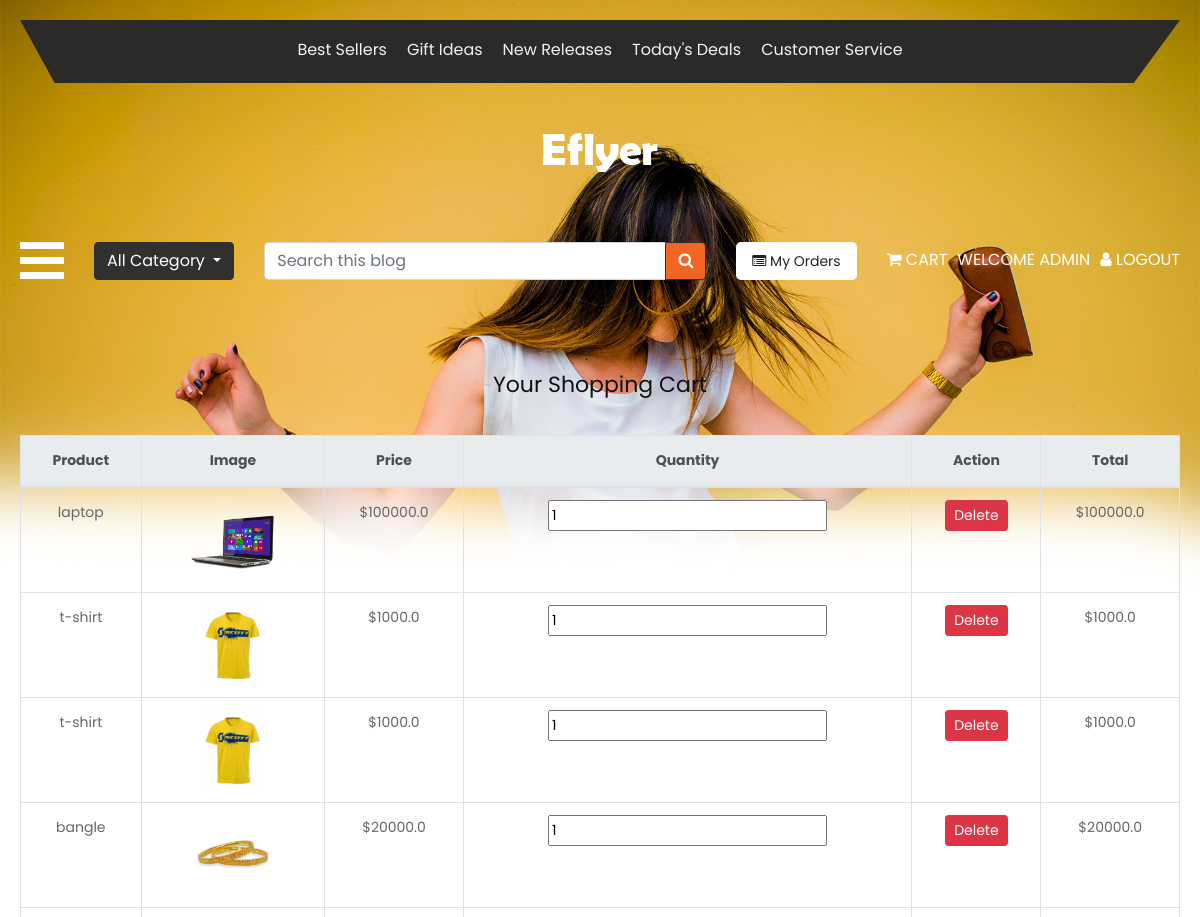
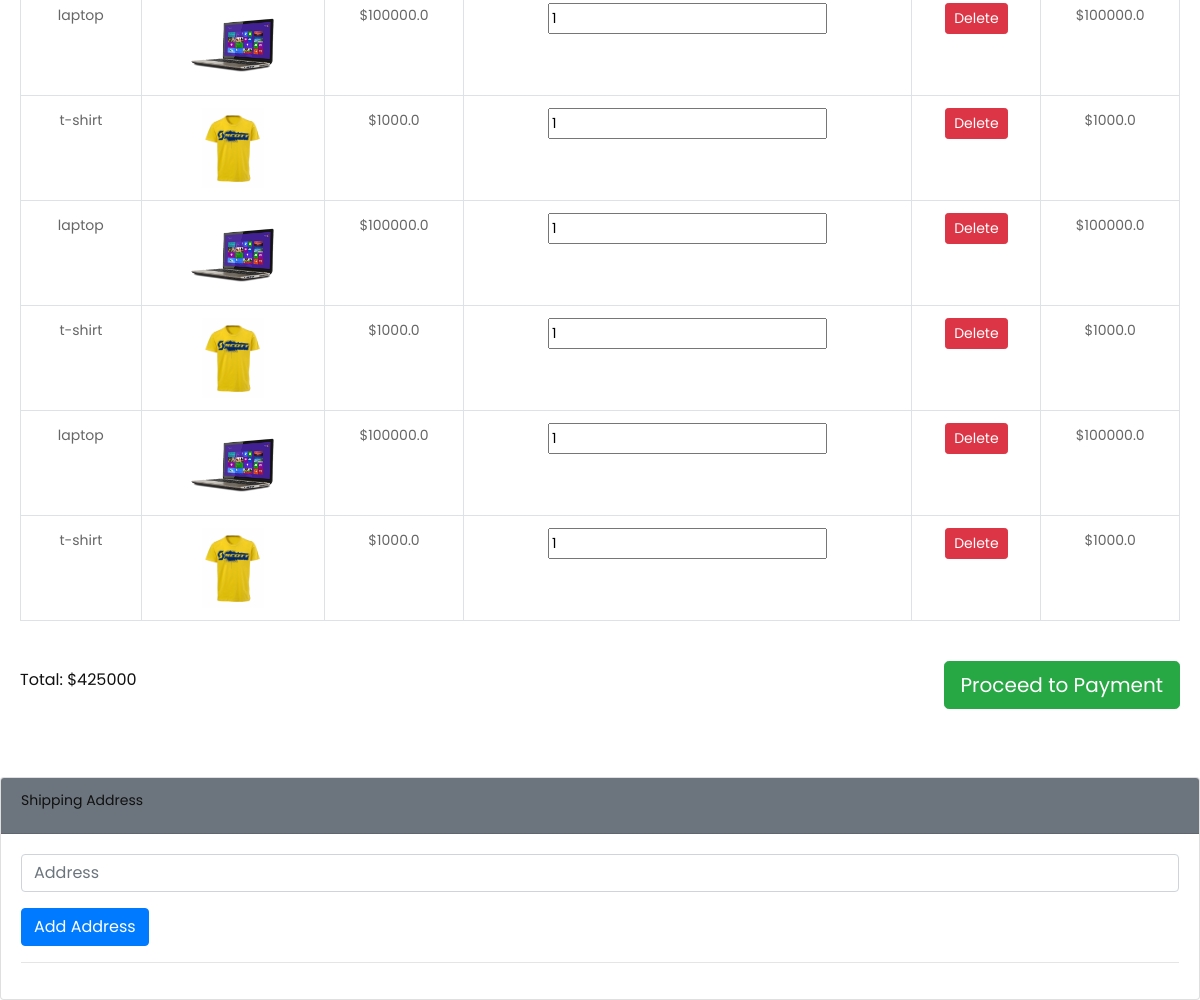
The app's page /cart/ (signed in) with its own data (2 pictures, top to bottom).
### myapp/models.py (models this page shows, shortened)
class Cart(models.Model):
    product=models.ForeignKey(Product,on_delete=models.CASCADE)
    user=models.ForeignKey(User,on_delete=models.CASCADE)
    qty=models.IntegerField()
    def get_total_price(self):
        return self.qty*self.product.price

class Product(models.Model):
    category = models.ForeignKey(Category,on_delete=models.CASCADE)
    name = models.CharField(max_length=50)
    price = models.FloatField()
    qty = models.IntegerField()
    desc = models.TextField()
    image = models.ImageField(upload_to="pro_image")

### myapp/views.py (the view)
# urls.py: path('cart/',cart_view, name='cart'),
@login_required(login_url="login_register")
def cart_view(request):
    carts=Cart.objects.filter(user=request.user)
    sum=0
    for c in carts:
        sum+=c.get_total_price()
    return render(request, 'cart.html',{"carts":carts,"total":int(sum)})

### myapp/templates/cart.html (shortened to what this page needs)
{% extends 'base.html' %}
{% block body %}
<div class="container mt-5 mb-5">
    <h2 class="text-center mb-4">Your Shopping Cart</h2>
{% if carts %}
    <div class="table-responsive">
        <table class="table table-bordered text-center align-middle">
            <thead class="thead-light">
                <tr>
                    <th>Product</th>
                    <th>Image</th>
                    <th>Price</th>
                    <th>Quantity</th>
                    <th>Action</th>
                    <th>Total</th>
                </tr>
            </thead>
            <tbody>
                {% for item in carts%}
                <tr>
                    <td>{{ item.product.name }}</td>
                    <td>
                        <img src="{{ item.product.image.url }}"
                             alt="{{ item.product.name }}"
                             style="height:80px;">
                    </td>
                    <td>${{ item.product.price }}</td>
  <td><input type="number" value="{{ item.qty }}" min="0" class="quantity"onchange="changeqty(this.value, '{{ item.id }}')"></td>
                    <td>
                        <button type="button" class="btn btn-danger btn-sm" onclick="removecart('{{item.id}}')">
                            Delete
                        </button>
                    </td>
                    <td>${{ item.get_total_price }}</td>
                </tr>
                {% endfor %}
            </tbody>
        </table>
    </div>
    <div class="d-flex justify-content-between align-items-center mt-4">
        <h4>Total: $<span id="amt">{{total}}</span></h4>
        <button type="button" class="btn btn-success btn-lg" id="rzp-button1">
            Proceed to Payment
        </button>
    </div>
    {% else %}
    <div class="alert alert-info text-center">
        Your cart is empty.
        <a href="{% url 'index' %}">Continue shopping</a>
    </div>
    {% endif %}
</div>
<div class="card mt-4">
    <div class="card-header bg-secondary text-white">
        <h5 class="mb-0">Shipping Address</h5>
    </div>
    <div class="card-body">
        <div class="mb-3">
            <input type="text" id="adr" placeholder="Address" class="form-control" />
        </div>
        <div class="mb-3">
            <button class="btn btn-primary" onclick="addaddress()">Add Address</button>
        </div>
        <hr>
    </div>
</div>
{% endblock %}

### myapp/templates/base.html (shortened to what this page needs)
{% load static %}
<!DOCTYPE html>
<html lang="en">
<head>
    <link rel="stylesheet" href="{% static 'css/bootstrap.min.css' %}">
    <link rel="stylesheet" href="{% static 'css/style.css' %}">
    <link rel="stylesheet" href="{% static 'css/responsive.css' %}">
    <link rel="stylesheet" href="{% static 'css/jquery.mCustomScrollbar.min.css' %}">
    <link rel="stylesheet" href="{% static 'css/index.css' %}">
    <link rel="stylesheet"
          href="https://stackpath.bootstrapcdn.com/font-awesome/4.7.0/css/font-awesome.min.css">
</head>
<body>
<div class="banner_bg_main">
    <div class="container">
        <div class="header_section_top">
            <div class="row">
                <div class="col-sm-12">
                    <div class="custom_menu">
                        <ul>
                            <li><a href="#">Best Sellers</a></li>
                            <li><a href="#">Gift Ideas</a></li>
                            <li><a href="#">New Releases</a></li>
                            <li><a href="#">Today's Deals</a></li>
                            <li><a href="#">Customer Service</a></li>
                        </ul>
                    </div>
                </div>
            </div>
        </div>
    </div>
    <div class="logo_section">
        <div class="container">
            <div class="row">
                <div class="col-sm-12">
                    <div class="logo">
                        <a href="index.html">
                            <img src="{% static 'images/logo.png' %}" alt="logo">
                        </a>
                    </div>
                </div>
            </div>
        </div>
    </div>
    <div class="header_section">
        <div class="container">
            <div class="containt_main">
                <span class="toggle_icon" onclick="openNav()">
                    <img src="{% static 'images/toggle-icon.png' %}">
                </span>
            <div class="dropdown">
                        <button class="btn btn-secondary dropdown-toggle" type="button"
                data-bs-toggle="dropdown" aria-expanded="false">
            All Category
                    </button>
            </div>
                <div class="main">
                    <div class="input-group">
                        <input type="text" class="form-control" placeholder="Search this blog">
                        <div class="input-group-append">
                            <button class="btn btn-secondary" style="background-color:#f26522;">
                                <i class="fa fa-search"></i>
                            </button>
                        </div>
                    </div>
                </div>
                <div class="header_box">
                    <div class="lang_box">
                        <a href="{% url 'my_orders' %}" class="nav-link">
                            <i class="fa fa-list-alt"></i> My Orders
                        </a>
                    </div>
                    <div class="login_menu">
                        <ul>
                            <li>
                                <a href="{% url 'cart' %}">
                                    <i class="fa fa-shopping-cart"></i> Cart
                                </a>
                            </li>
                            {% if user.is_authenticated %}
                            <li>
                                <a href="#">
                                    Welcome {{ user }}
                                </a>
                            </li>
                            <li>
                                <a href="{% url 'user-logout' %}">
                                    <i class="fa fa-user"></i> Logout
                                </a>
                            </li>
                            {% else %}
                            <li>
                                <a href="{% url 'login_register' %}">
                                    <i class="fa fa-user"></i> Login
                                </a>
                            </li>
                            {% endif %}
                        </ul>
                    </div>
                </div>
            </div>
        </div>
    </div>
    {% block body %}{% endblock %}
</div>
</body>
</html>

### static/css/style.css (style rules this page uses)
* { box-sizing: border-box !important; transition: ease all 0.5s; }
html { scroll-behavior: smooth; overflow-x: hidden; }
body { color: #666666; font-size: 14px; line-height: 1.80857; font-weight: normal; overflow-x: hidden; font-family: 'Poppins', sans-serif; }
a { color: #1f1f1f; text-decoration: none !important; outline: none !important; -webkit-transition: all .3s ease-in-out; -moz-transition: all .3s ease-in-out; -ms-transition: all .3s ease-in-out; -o-transition: all .3s ease-in-out; transition: all .3s ease-in-out; }
h1, h2, h3, h4, h5, h6 { letter-spacing: 0; font-weight: normal; position: relative; padding: 0 0 10px 0; font-weight: normal; line-height: normal; color: #111111; margin: 0 }
h2 { font-size: 22px }
h4 { font-size: 16px }
h5 { font-size: 14px }
*, *::after, *::before { -webkit-box-sizing: border-box; -moz-box-sizing: border-box; box-sizing: border-box; }
ul, li, ol { margin: 0px; padding: 0px; list-style: none; }
a { color: #222222; text-decoration: none; outline: none !important; }
a, .btn { text-decoration: none !important; outline: none !important; -webkit-transition: all .3s ease-in-out; -moz-transition: all .3s ease-in-out; -ms-transition: all .3s ease-in-out; -o-transition: all .3s ease-in-out; transition: all .3s ease-in-out; }
img { max-width: 100%; height: auto; }
button { border: 0; margin: 0; padding: 0; cursor: pointer; }
.banner_bg_main { width: 100%; float: left; background-image: url(../images/banner-bg.png); height: auto; background-size: 100%; background-repeat: no-repeat; }
.header_section_top { width: 100%; float: left; background-color: #2b2a29; clip-path: polygon(0 0, 100% 0, 96% 100%, 3% 100%); height: auto; padding: 10px 0px; }
.custom_menu { width: 100%; margin: 0 auto; text-align: center; }
.custom_menu ul { margin: 0px; padding: 0px; display: inline-block; }
.custom_menu li { float: left; font-size: 16px; color: #f1f1f1; padding: 6px 10px 0px 10px; }
.custom_menu li a { color: #f1f1f1; }
.logo_section { width: 100%; float: left; }
.logo { width: 100%; float: left; text-align: center; padding: 30px 0px; }
.header_section { width: 100%; display: flex; }
.containt_main { display: flex; }
.toggle_icon { cursor: pointer; color: #ffffff; order: 2; }
.header_box { order: 2; display: flex; }
.dropdown, .dropleft, .dropright, .dropup { position: relative; margin: 0 auto; text-align: center; display: inline-block; margin-left: 30px; order: 2; }
.btn-secondary { color: #fff; background-color: #30302e; border-color: #30302e; }
.main { flex: 1; margin: 0px 30px; display: inline-block; order: 2; }
.login_menu { display: flex; text-align: right; float: right; }
.login_menu ul { margin: 0px; padding: 0px; }
.login_menu li { float: left; font-size: 16px; color: #ffffff; text-transform: uppercase; padding-left: 10px; padding-top: 4px; }
.login_menu li a { color: #ffffff; }
.lang_box { display: flex; float: right; background: #fff; border-radius: 5px; margin-right: 20px; }
.nav-link { display: block; padding: .4rem 1rem; }

### static/css/index.css (style rules this page uses)
.container { max-width: 1200px; margin: auto; padding: 20px; }

### records on screen
Cart: product.name "laptop", product.image (picture), product.price "100000.0", qty "1", get_total_price "100000.0"
Cart: product.name "t-shirt", product.image (picture), product.price "1000.0", qty "1", get_total_price "1000.0"
Cart: product.name "t-shirt", product.image (picture), product.price "1000.0", qty "1", get_total_price "1000.0"
Cart: product.name "bangle", product.image (picture), product.price "20000.0", qty "1", get_total_price "20000.0"
Cart: product.name "laptop", product.image (picture), product.price "100000.0", qty "1", get_total_price "100000.0"
Cart: product.name "t-shirt", product.image (picture), product.price "1000.0", qty "1", get_total_price "1000.0"
Cart: product.name "laptop", product.image (picture), product.price "100000.0", qty "1", get_total_price "100000.0"
Cart: product.name "t-shirt", product.image (picture), product.price "1000.0", qty "1", get_total_price "1000.0"
Cart: product.name "laptop", product.image (picture), product.price "100000.0", qty "1", get_total_price "100000.0"
Cart: product.name "t-shirt", product.image (picture), product.price "1000.0", qty "1", get_total_price "1000.0"

### other values on screen
{{ user }} "ADMIN"
{{ total }} "425000"
